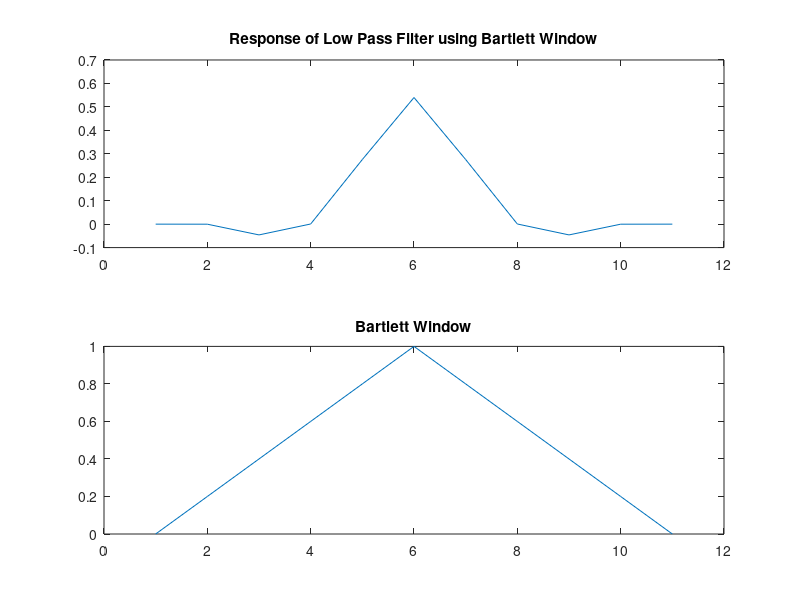

Here is the MATLAB script that generated this plot:
%Program for designing low pass FIR filter using Triangular(bartlett) Window

clc;
clear all;
close all;

fc = 0.5; 							%half of sampling frequency
N = 11; 								%length of the window
wn1 = bartlett(N);					%for designing bartlett window
hn1 = fir1((N - 1), fc, wn1);			%for fir filter

subplot(2, 1, 1);
plot(hn1);
title('Response of Low Pass Filter using Bartlett Window');

subplot(2, 1, 2);
plot(wn1);
title('Bartlett Window');